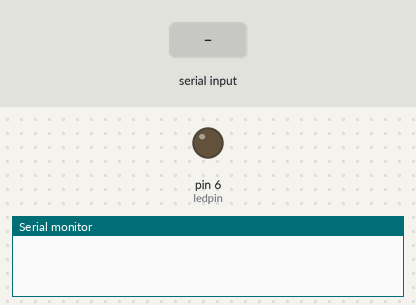
The sketch below on a simulated Arduino Uno, built with avr-gcc and run on an emulated ATmega328P. Parts: output pins drawn as LEDs (lit = HIGH), the last lines printed to the serial monitor. The inputs (shaded band) are chosen by the test bench.

Above: at 1.2 s.
1.3 s: "90,45\n" received over Serial
At 3.5 s:
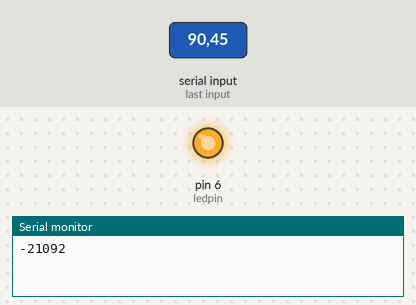
Timing chart, 0 to 14.3 s (numbered marks = the images above; inputs shaded):
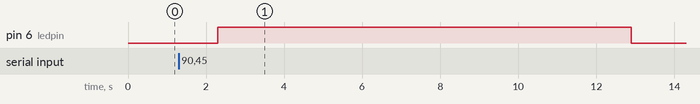

The sketch:

first.ino
```cpp
int ledpin=6;
String input;
int a;
void setup() {
  // put your setup code here, to run once:
Serial.begin(9600);
pinMode(ledpin,OUTPUT);
}

void loop() {
  // put your main code here, to run repeatedly:
         int b=0;
         if(Serial.available()>0)
       {
         input =Serial.readString();
         for(int i=0;input[i]!='\0';i++)
             { a=int(input[i])-'0';
                b=b*10+a;
             }
      digitalWrite(ledpin,HIGH);
      Serial.println(b);
      delay(b*1000);
       }

    digitalWrite(ledpin,LOW);
}
```

Measured:
- after the input at 1.3 s, pin 6 (ledpin): LOW → HIGH after 1.0 s, → LOW 10.6 s later
